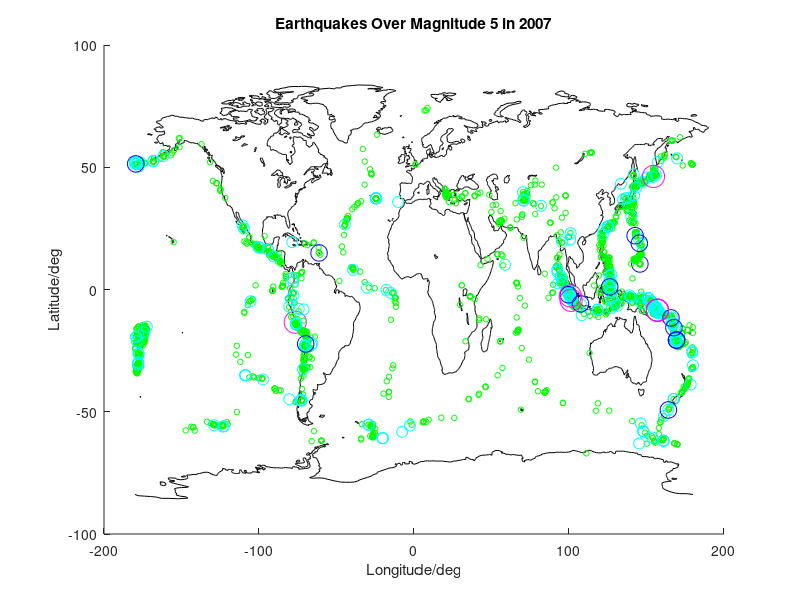

MATLAB code for this plot:

% MATLAB script to plot earthquake locations on a worldmap


% ______________________________________________________________
%|                   Marisabel Gonzalez                         |
%|                       03/03/2017                             |
%|______________________________________________________________|


% ______________________________________________________________
%|                         NOMENCLATURE                          
%|______________________________________________________________


%this script does nhoco bonhonho

% OPEN FILES FOR READING
fid1 = fopen('coast.dat' ,'r');  
fid2 = fopen('earthquake.dat' ,'r');




% THIS COMMAND READS THE DATA FROM THE FILES INTO MATRICES

%fid1 data
format1 = '%f %f';
coast = fscanf(fid1, format1, [2 inf]);

%fid2 data
format2 = '%f %f %f';
earthquake = fscanf(fid2, format2, [3 inf]);




% CALCULATING THE TRANSPONSE (as fscanf rearranges rows into columns)
coast = coast';
earthquake = earthquake';




% CLOSING ALL OPEN FILES
fclose(fid1);
fclose(fid2);





% ______________________________________________________________
%|                    PLOTTING THE DATA                             
%|______________________________________________________________

% this command allows multiple plots
hold on

plot(coast(:,2), coast(:,1), 'k-');

M = earthquake(:,3);
for i = 1:length(M)
 if (M(i) >= 5.0 && M(i) < 6.0)
     plot(earthquake(i,2),earthquake(i,1), 'go','MarkerSize' ,4);
 elseif (M(i) >= 6.0 && M(i) < 7.0) 
     plot(earthquake(i,2),earthquake(i,1), 'co','MarkerSize' ,8);
 elseif (M(i) >= 7.0 && M(i) < 8.0)   
     plot(earthquake(i,2),earthquake(i,1), 'bo','MarkerSize' ,12); 
 elseif (M(i) >= 8.0 && M(i) < 9.0)
     plot(earthquake(i,2),earthquake(i,1), 'mo','MarkerSize' ,16); 
 end     
end 

  
   

% ADDING TITLE AND AXIS LABELS
title('Earthquakes Over Magnitude 5 in 2007')
xlabel('Longitude/deg')                    
ylabel('Latitude/deg') 










